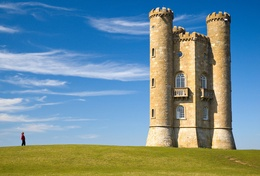
%> input picture seamImages/tower.jpg, 260 x 176 px, shrunk from 1280 x 868 before the run
$ octave seam.m   (GNU Octave 9; MATLAB toolbox functions it lacks are replaced by stand-ins)
%> lines starting %> are read from the running program, lines starting %| are printed output that depends on the picture
clear all
close all
colorImage=imresize(imread('tower.jpg'),0.5);
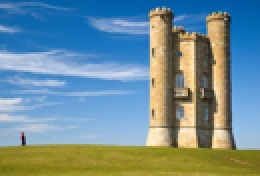
%> colorImage: size 88x130x3 uint8 (shown 2 times larger); mean R, G, B 112.6, 142.1, 150.4
Image=rgb2gray(colorImage);
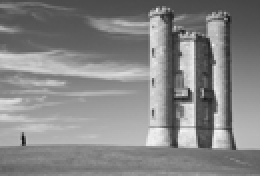
%> Image: size 88x130 uint8 (shown 2 times larger); min 17, max 245, mean 134.2
OriginalImage=colorImage;
OrigImage=colorImage;

%> (the run ends here)
